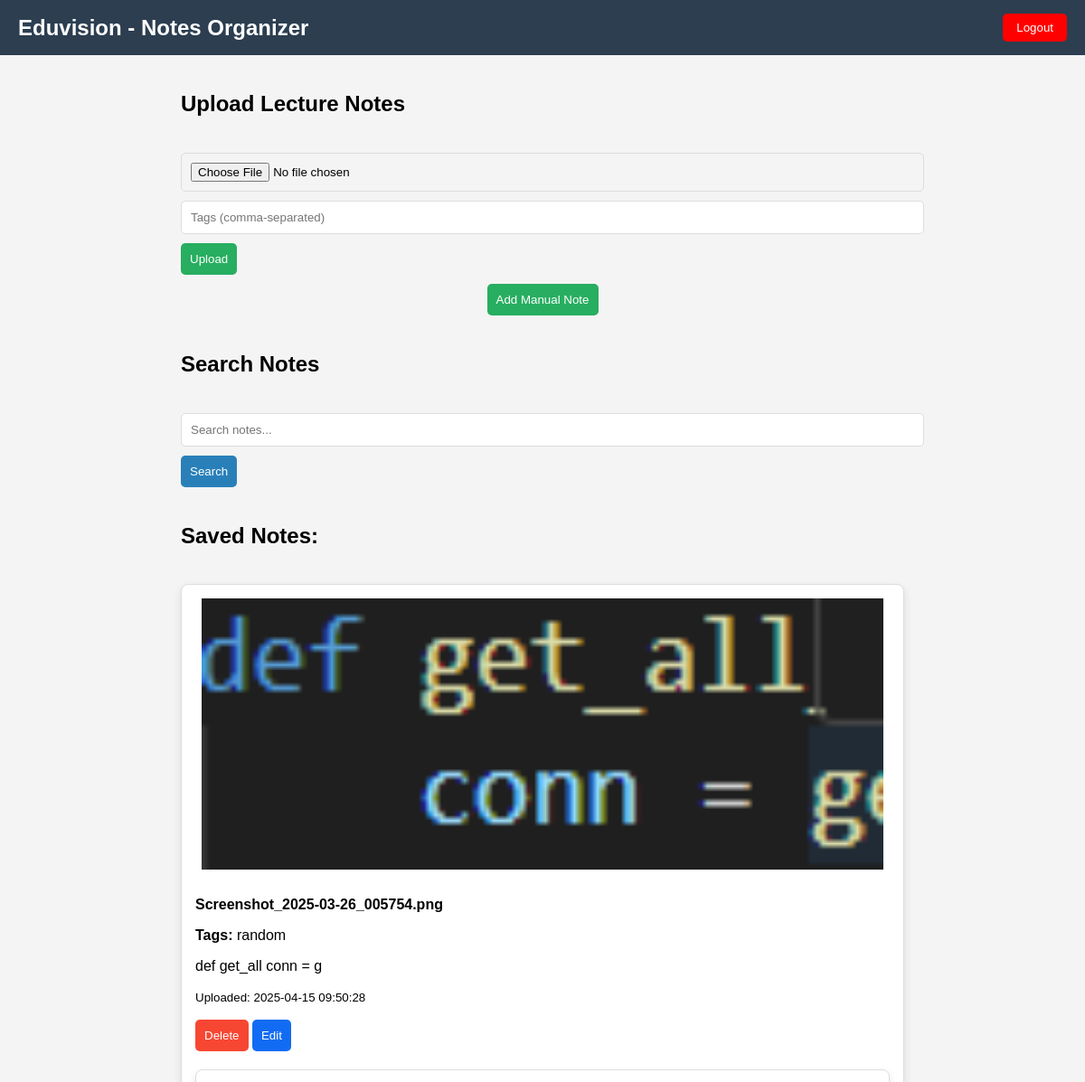
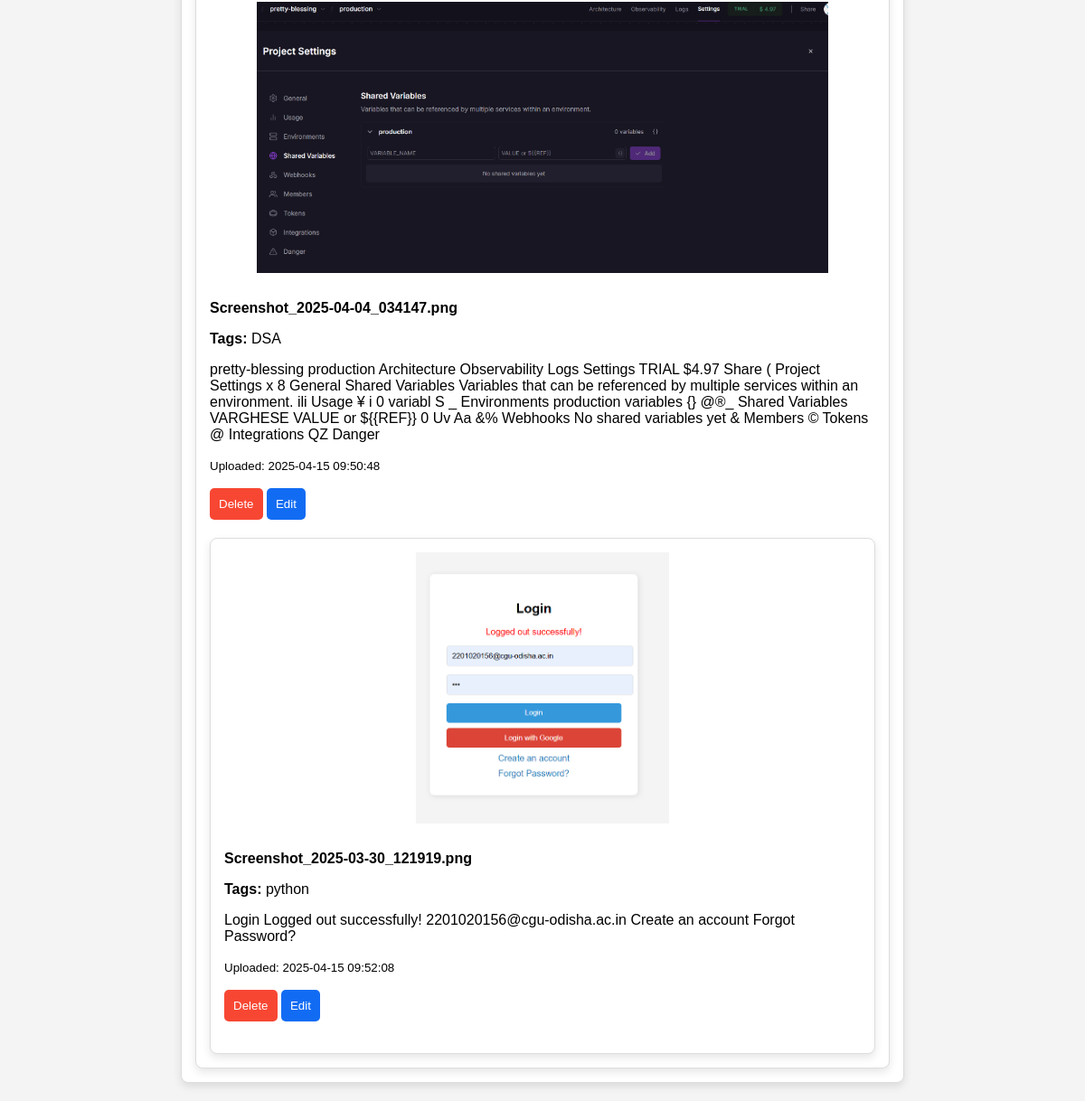
The app's page / (signed in) with its own data (2 pictures, top to bottom).
### auth.py (models this page shows)
class Note(db.Model):
    id = db.Column(db.Integer, primary_key=True)
    user_id = db.Column(db.Integer, db.ForeignKey('user.id'), nullable=False)
    filename = db.Column(db.String(255), nullable=False)
    extracted_text = db.Column(db.Text, nullable=False)
    tags = db.Column(db.String(255), nullable=False)
    upload_date = db.Column(db.DateTime, default=db.func.current_timestamp())

### auth.py (the view, shortened to what this page needs)
@app.route('/', methods=['GET', 'POST'])
def index():
    if 'user_id' not in session:
        flash('Please log in first!', 'error')
        return redirect(url_for('login'))
    search_query = request.args.get('search', '').strip()
    if search_query:
        notes = Note.query.filter(
            (Note.tags.ilike(f"%{search_query}%")) |  # Search by tags
            (Note.extracted_text.ilike(f"%{search_query}%"))  # Search by text
        ).filter_by(user_id=session['user_id']).all()
        if not notes:
            flash("No results found for your search!", "error")
    else:
      notes = Note.query.filter_by(user_id=session['user_id']).all()
    return render_template('index.html', notes=notes)

### templates/index.html (shortened to what this page needs)
<!DOCTYPE html>
<html lang="en">
<head>
</head>
<body>
    <div class="navbar">
        <h1>Eduvision - Notes Organizer</h1>
        <a href="{{ url_for('logout') }}">
            <button class="logout-btn">Logout</button>
        </a>
    </div>
    <div class="container">
        <h2>Upload Lecture Notes</h2>
        <div style="display: flex; flex-direction: column; gap: 10px; align-items: center;">
            <form method="post" enctype="multipart/form-data" style="width: 100%;">
                <input type="file" name="file" required>
                <input type="text" name="tags" placeholder="Tags (comma-separated)" required>
                <button type="submit" style="background-color: #27ae60; color: white;">Upload</button>
            </form>
            <a href="{{ url_for('manual_note') }}" >
                <button class="add-note-btn" style="background-color: #27ae60; color: white; width: 100%;">Add Manual Note</button>
            </a>
        </div>
        <h2>Search Notes</h2>
        <form method="GET">
            <input type="text" name="search" placeholder="Search notes..." required>
            <button type="submit" style="background-color: #2980b9; color: white;">Search</button>
        </form>
        {% if notes %}
        <h2>Saved Notes:</h2>
        {% for note in notes %}
        <div class="note">
            <img src="{{ url_for('static', filename='uploads/' + note.filename) }}" alt="{{ note.filename }}">
            <p><strong>{{ note.filename }}</strong></p>
            <p><strong>Tags:</strong> {{ note.tags }}</p>
            <p>{{ note.extracted_text }}</p>
            <p><small>Uploaded: {{ note.upload_date }}</small></p>
            <form action="{{ url_for('delete_note', note_id=note.id) }}" method="POST" style="display: inline;">
                <button type="submit" class="delete-btn">Delete</button>
            </form>
            <a href="{{ url_for('edit_note', note_id=note.id) }}">
                <button type="button" class="edit-btn">Edit</button>
            </a>
        {% endfor %}
        {% else %}
            <p>No such tags available.</p>
        {% endif %}
    </div>
</body>
</html>

### templates/index.html (style rules this page uses)
body { font-family: 'Poppins', sans-serif; margin: 0; padding: 0; background-color: #f4f4f4; }
.navbar { display: flex; justify-content: space-between; align-items: center; background-color: #2c3e50; color: white; padding: 15px 20px; }
.navbar h1 { margin: 0; font-size: 24px; }
.logout-btn { background-color: red; color: white; padding: 8px 15px; border: none; cursor: pointer; border-radius: 5px; }
.container { max-width: 800px; margin: auto; padding: 20px; display: flex; flex-direction: column; gap: 20px; }
.note { display: block; width: 100%; border: 1px solid #ddd; padding: 15px; background-color: white; border-radius: 8px; box-shadow: 0 4px 10px rgba(0,0,0,0.1); box-sizing: border-box; }
.note img { width: 100%; height: auto; max-height: 300px; object-fit: contain; margin-bottom: 10px; border-radius: 5px; }
textarea, input { width: 100%; margin-bottom: 10px; padding: 10px; border-radius: 5px; border: 1px solid #ddd; }
button { padding: 10px; border: none; cursor: pointer; border-radius: 5px; transition: 0.3s; }
.delete-btn { background-color:rgba(246, 34, 10, 0.83); color: white; margin-bottom:20px; }
.edit-btn { background-color:rgb(18, 108, 243); color: white; margin-bottom:20px; }

### records on screen
Note: filename (picture), filename "Screenshot_2025-03-26_005754.png", tags "random", extracted_text "def get_all conn = g", upload_date "2025-04-15 09:50:28"
Note: filename (picture), filename "Screenshot_2025-04-04_034147.png", tags "DSA", extracted_text "pretty-blessing production Architecture Observability Logs Settings TRIAL $4.97 Share ( Project Settings x 8 General Shared Variables Variables that can be referenced by multiple services within an environment. ili Usage ¥ i 0 variabl S _ Environments production variables {} @®_ Shared Variables VARGHESE VALUE or ${{REF}} 0 Uv Aa &% Webhooks No shared variables yet & Members © Tokens @ Integrations QZ Danger", upload_date "2025-04-15 09:50:48"
Note: filename (picture), filename "Screenshot_2025-03-30_121919.png", tags "python", extracted_text "Login Logged out successfully! 2201020156@cgu-odisha.ac.in Create an account Forgot Password?", upload_date "2025-04-15 09:52:08"
